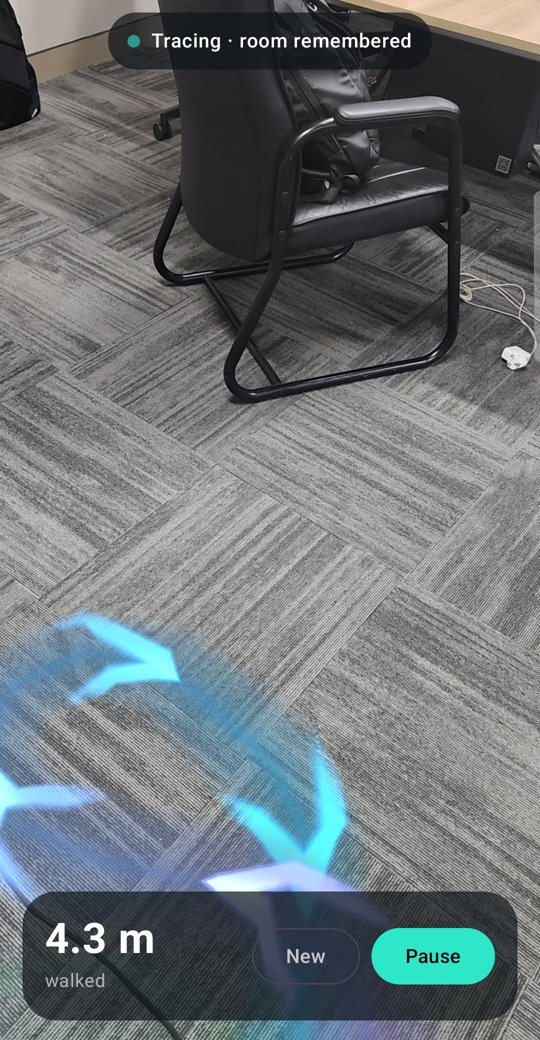
#> input picture server/tests/data/scene.jpg, 540 x 1040 px
$ python smoke.py
#> lines starting #> are read from the running program, lines starting #| are printed output that depends on the picture
"""Checks running servers end to end, over HTTP, the way the phone calls them.

    uv run --all-extras python scripts/smoke.py http://localhost:8001 http://localhost:8002

Sends a photo seen as a flat wall 2.5 m away, plus the same wall from a camera that moved 30 cm
right, 20 cm closer and turned 5 degrees, then prints how far each server's answer is from that.
"""

import json
import sys
import time
import urllib.request
import uuid
from pathlib import Path

import cv2
import numpy as np

SCENE = Path(__file__).resolve().parents[1] / "tests" / "data" / "scene.jpg"
WALL_M = 2.5
FLIP = np.diag([1.0, -1.0, -1.0])


def rot_y(deg):
    a = np.radians(deg)
    return np.array([[np.cos(a), 0, np.sin(a)], [0, 1, 0], [-np.sin(a), 0, np.cos(a)]])


def request(url: str, fields: dict[str, bytes]) -> dict:
    boundary = uuid.uuid4().hex
    body = b""
    for name, data in fields.items():
        file = "" if name == "meta" else f'; filename="{name}"'
        body += f'--{boundary}\r\nContent-Disposition: form-data; name="{name}"{file}\r\n\r\n'.encode()
        body += data + b"\r\n"
    body += f"--{boundary}--\r\n".encode()
    req = urllib.request.Request(
        url.rstrip("/") + "/localize", data=body, headers={"Content-Type": f"multipart/form-data; boundary={boundary}"}
    )
    with urllib.request.urlopen(req, timeout=60) as r:
        return json.load(r)


def main(urls: list[str]):
    image = cv2.imread(str(SCENE))
#> image is the input picture: shape (1040, 540, 3); mean B, G, R 117.1, 113.8, 107
    h, w = image.shape[:2]
#> h = 1040; w = 540
    k = np.array([[0.9 * w, 0, w / 2], [0, 0.9 * w, h / 2], [0, 0, 1]])
    center, rotation = np.array([0.3, 0.0, 0.2]), rot_y(5.0)
    r = rotation.T
    homography = k @ (r + np.outer(-r @ center, [0, 0, 1]) / WALL_M) @ np.linalg.inv(k)
    query = cv2.warpPerspective(image, homography, (w, h))
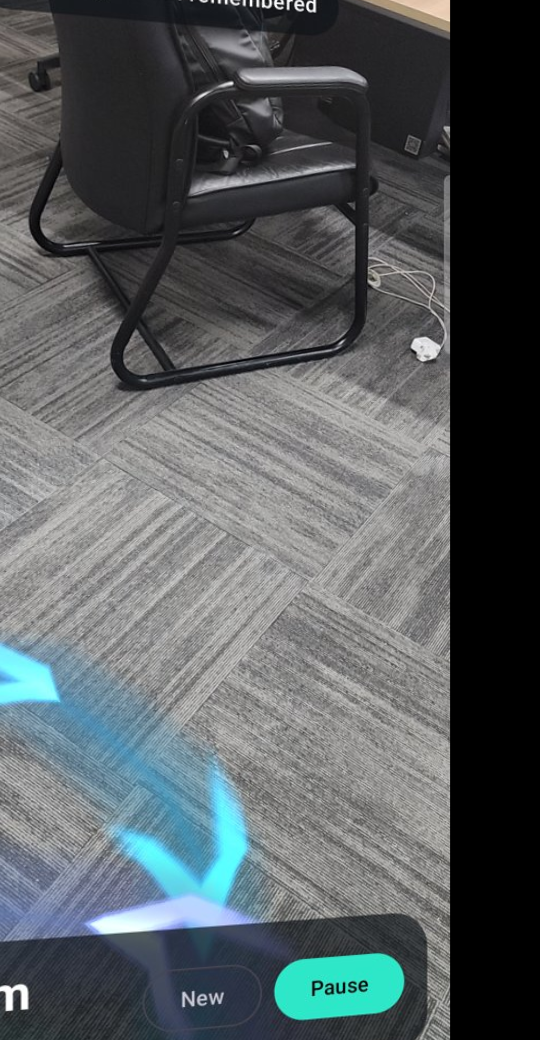
#> query: shape (1040, 540, 3); mean B, G, R 95.3, 93, 86.7
    depth = (np.full((h // 4, w // 4), WALL_M * 1000)).astype("<u2")
    intr = {"fx": k[0, 0], "fy": k[1, 1], "cx": k[0, 2], "cy": k[1, 2]}
    meta = {"query": intr, "refs": [intr | {"depth_width": w // 4, "depth_height": h // 4}]}
    fields = {
        "meta": json.dumps(meta).encode(),
        "query": cv2.imencode(".jpg", query)[1].tobytes(),
        "ref0": cv2.imencode(".jpg", image)[1].tobytes(),
        "ref0_depth": depth.tobytes(),
    }
    expected = FLIP @ center
    failed = False
    for url in urls:
        start = time.perf_counter()
        try:
            answer = request(url, fields)
        except Exception as e:
            print(f"{url}: FAILED {e}")
            failed = True
            continue
        ms = (time.perf_counter() - start) * 1000
        if not answer["ok"]:
            print(f"{url}: no pose")
            failed = True
            continue
        best = answer["best"]
        error = np.linalg.norm(np.array(best["pose"]["t"]) - expected) * 100
        print(
            f"{url} [{answer['matcher']}]: {best['inliers']} inliers, error {error:.1f} cm, "
            f"server {answer['ms']:.0f} ms, round trip {ms:.0f} ms"
        )
        failed |= error > 10
    sys.exit(1 if failed else 0)


if __name__ == "__main__":
    main(sys.argv[1:] or ["http://localhost:8001", "http://localhost:8002"])
#> (the call stopped at in request, `with urllib.request.urlopen(req, timeout=60) as r:`: the network is not available in this run)
